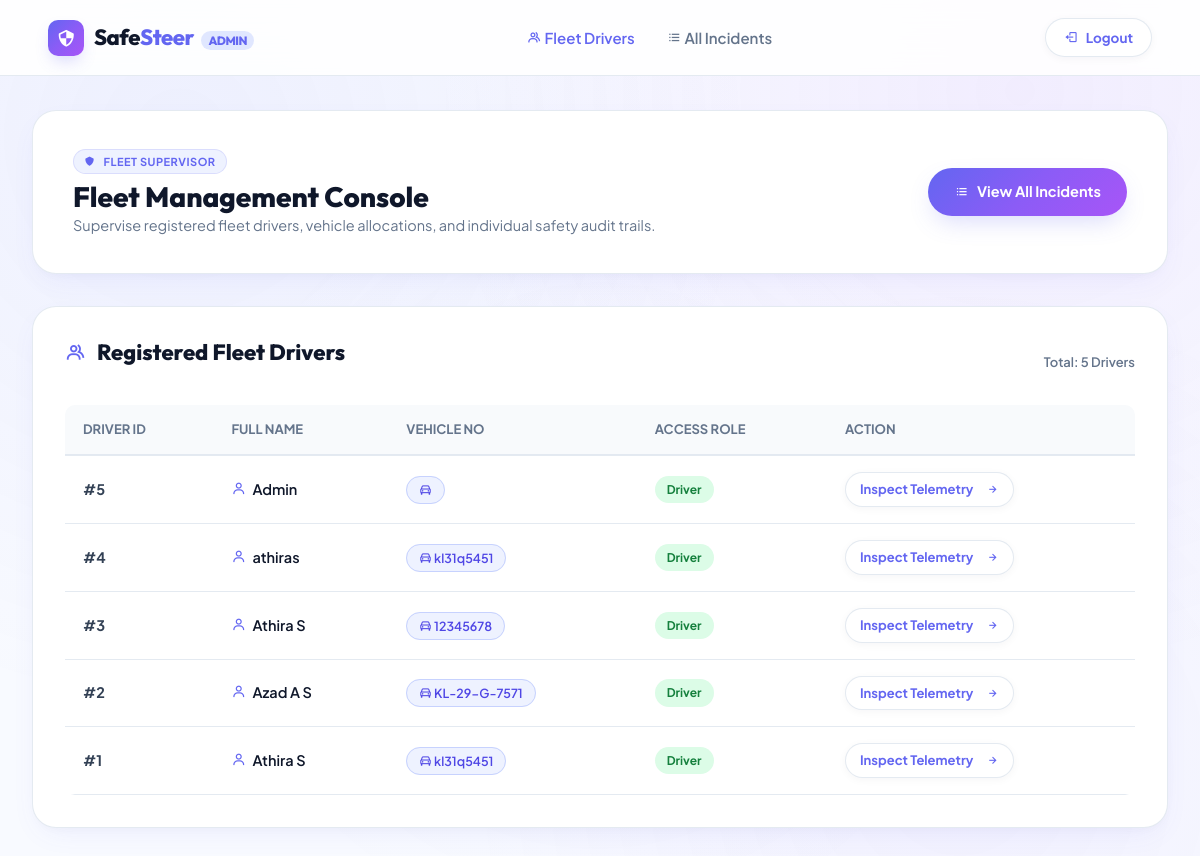
Screenshot of /admin (signed in) with the database file from the repository.
### tables this page shows
CREATE TABLE users (
            id INTEGER PRIMARY KEY AUTOINCREMENT,
            username TEXT NOT NULL,
            email TEXT NOT NULL UNIQUE,
            password_hash TEXT NOT NULL,
            phone TEXT,
            vehicle_no TEXT NOT NULL,
            role TEXT NOT NULL CHECK(role IN ('admin','driver')) DEFAULT 'driver',
            created_at TIMESTAMP DEFAULT CURRENT_TIMESTAMP
        );

### app.py (the view)
@app.route("/admin")
def admin_dashboard():
    if session.get("role") != "admin":
        return redirect(url_for("index"))
    users = list_users()
    incidents = list_recent_incidents(10)
    return render_template("admin.html", users=users, incidents=incidents)

### db_helpers.py (called while the page is built)
def get_conn():
    conn = sqlite3.connect(DB)
    conn.row_factory = sqlite3.Row
    return conn

def list_users():
    conn = get_conn()
    cur = conn.cursor()
    cur.execute("SELECT id, username, email, phone, vehicle_no, role, created_at FROM users ORDER BY id DESC")
    rows = cur.fetchall()
    conn.close()
    return rows

def list_recent_incidents(limit=20):
    conn = get_conn()
    cur = conn.cursor()
    cur.execute(
        "SELECT incidents.id, incidents.timestamp, incidents.type, "
        "users.id as user_id, users.username, users.vehicle_no "
        "FROM incidents JOIN users ON incidents.user_id = users.id "
        "ORDER BY incidents.timestamp DESC LIMIT ?",
        (limit,)
    )
    rows = cur.fetchall()
    conn.close()
    return rows

### templates/admin.html (shortened to what this page needs)
<!DOCTYPE html>
<html lang="en">
<head>
  <link href="https://unpkg.com/boxicons@2.1.4/css/boxicons.min.css" rel="stylesheet"/>
  <link rel="stylesheet" href="{{ url_for('static', filename='style.css') }}">
</head>
<body style="background-color: #f8faff;">
  <header class="site-header">
    <a href="{{ url_for('admin_dashboard') }}" class="brand-logo">
      <div class="logo-icon"><i class='bx bx-shield-quarter'></i></div>
      <span>Safe<span>Steer</span> <span style="font-size:12px; font-weight:800; padding:2px 7px; background:#e0e7ff; color:#6366f1; border-radius:999px; margin-left:4px;">ADMIN</span></span>
    </a>
    <nav class="nav-links" id="navLinks">
      <a href="{{ url_for('admin_dashboard') }}" class="active"><i class='bx bx-group'></i> Fleet Drivers</a>
      <a href="{{ url_for('admin_incidents') }}"><i class='bx bx-list-ul'></i> All Incidents</a>
    </nav>
    <div class="header-actions">
      <a href="{{ url_for('logout') }}" class="btn-pill secondary" style="padding: 8px 18px; font-size: 13.5px;">
        <i class='bx bx-log-out'></i> Logout
      </a>
    </div>
  </header>
  <main class="dashboard-container">
    <div class="dashboard-hero-card">
      <div>
        <div class="pill-badge" style="margin-bottom:6px; font-size:11px; padding:3px 10px;">
          <i class='bx bxs-shield'></i> FLEET SUPERVISOR
        </div>
        <h2 style="font-size: 28px;">Fleet Management Console</h2>
        <p style="color:var(--text-muted); font-size:14.5px;">Supervise registered fleet drivers, vehicle allocations, and individual safety audit trails.</p>
      </div>
      <div>
        <a href="{{ url_for('admin_incidents') }}" class="btn-pill primary">
          <i class='bx bx-list-ul'></i> View All Incidents
        </a>
      </div>
    </div>
    <div class="table-card">
      <div style="display:flex; justify-content:space-between; align-items:center; margin-bottom: 20px;">
        <h3><i class='bx bx-group' style="color:#6366f1;"></i> Registered Fleet Drivers</h3>
        <span style="font-size:13px; color:var(--text-muted); font-weight:600;">Total: {{ users|length }} Drivers</span>
      </div>
      <div class="table-responsive">
        <table class="styled-table">
          <thead>
            <tr>
              <th>Driver ID</th>
              <th>Full Name</th>
              <th>Vehicle No</th>
              <th>Access Role</th>
              <th>Action</th>
            </tr>
          </thead>
          <tbody>
            {% for u in users %}
            <tr>
              <td style="font-weight: 700;">#{{ u['id'] }}</td>
              <td style="font-weight: 600; color:var(--text-main);">
                <i class='bx bx-user' style="color:#6366f1; margin-right:4px;"></i> {{ u['username'] }}
              </td>
              <td>
                <span class="tag-chip" style="background:#eef2ff; color:#4f46e5; border-color:#c7d2fe;">
                  <i class='bx bx-car'></i> {{ u['vehicle_no'] }}
                </span>
              </td>
              <td>
                <span class="status-badge success">{{ u['role'] if 'role' in u else 'Driver' }}</span>
              </td>
              <td>
                <a href="{{ url_for('admin_user_details', user_id=u['id']) }}" class="btn-pill secondary" style="padding: 6px 14px; font-size: 13px; white-space: nowrap;">
                  Inspect Telemetry &nbsp;<i class='bx bx-right-arrow-alt'></i>
                </a>
              </td>
            </tr>
            {% endfor %}
          </tbody>
        </table>
      </div>
    </div>
  </main>
</body>
</html>

### rows the page displays
users: id "5", username "Admin", u "Driver"
users: id "4", username "athiras", vehicle_no "kl31q5451", role "Driver"
users: id "3", username "Athira S", vehicle_no "12345678", role "Driver"
users: id "2", username "Azad A S", vehicle_no "KL-29-G-7571", role "Driver"
users: id "1", username "Athira S", vehicle_no "kl31q5451", role "Driver"

### other values shown
{{ users|length }} "5"
